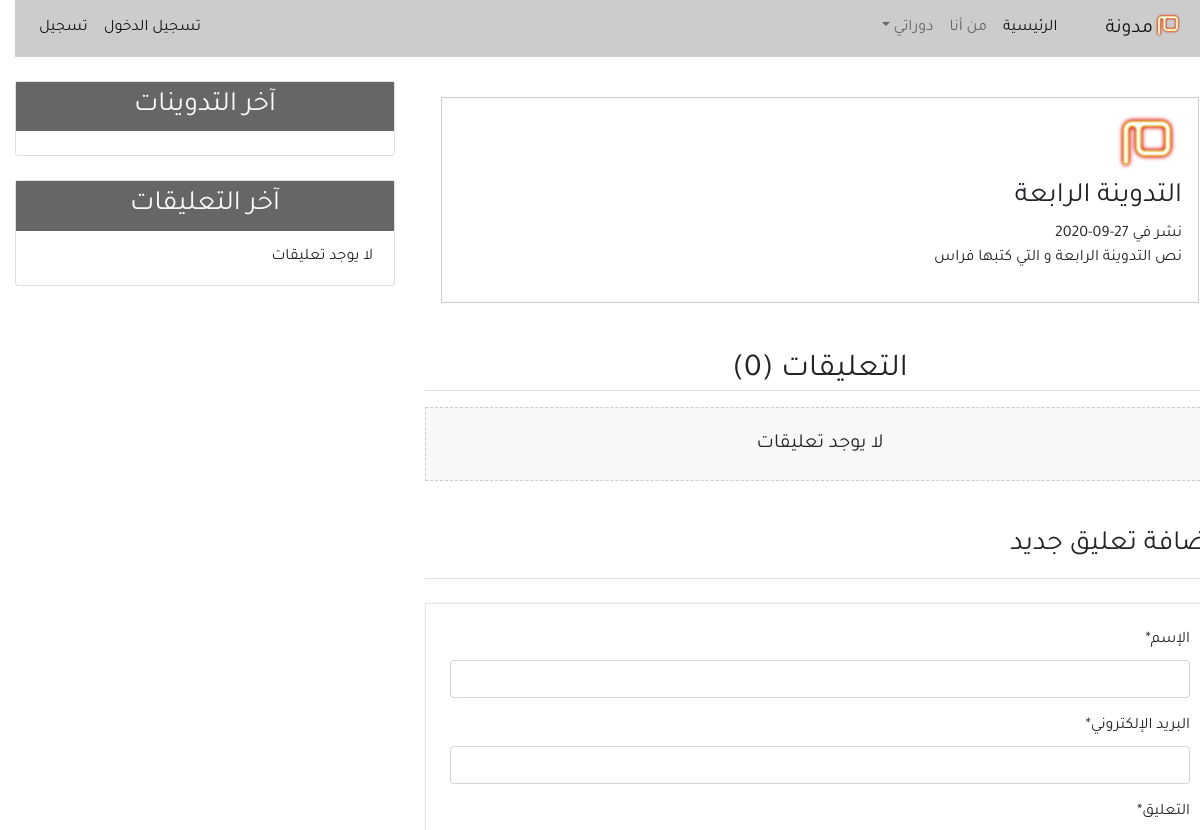
The page /detail/4/ (upper part) on the database as committed earlier.
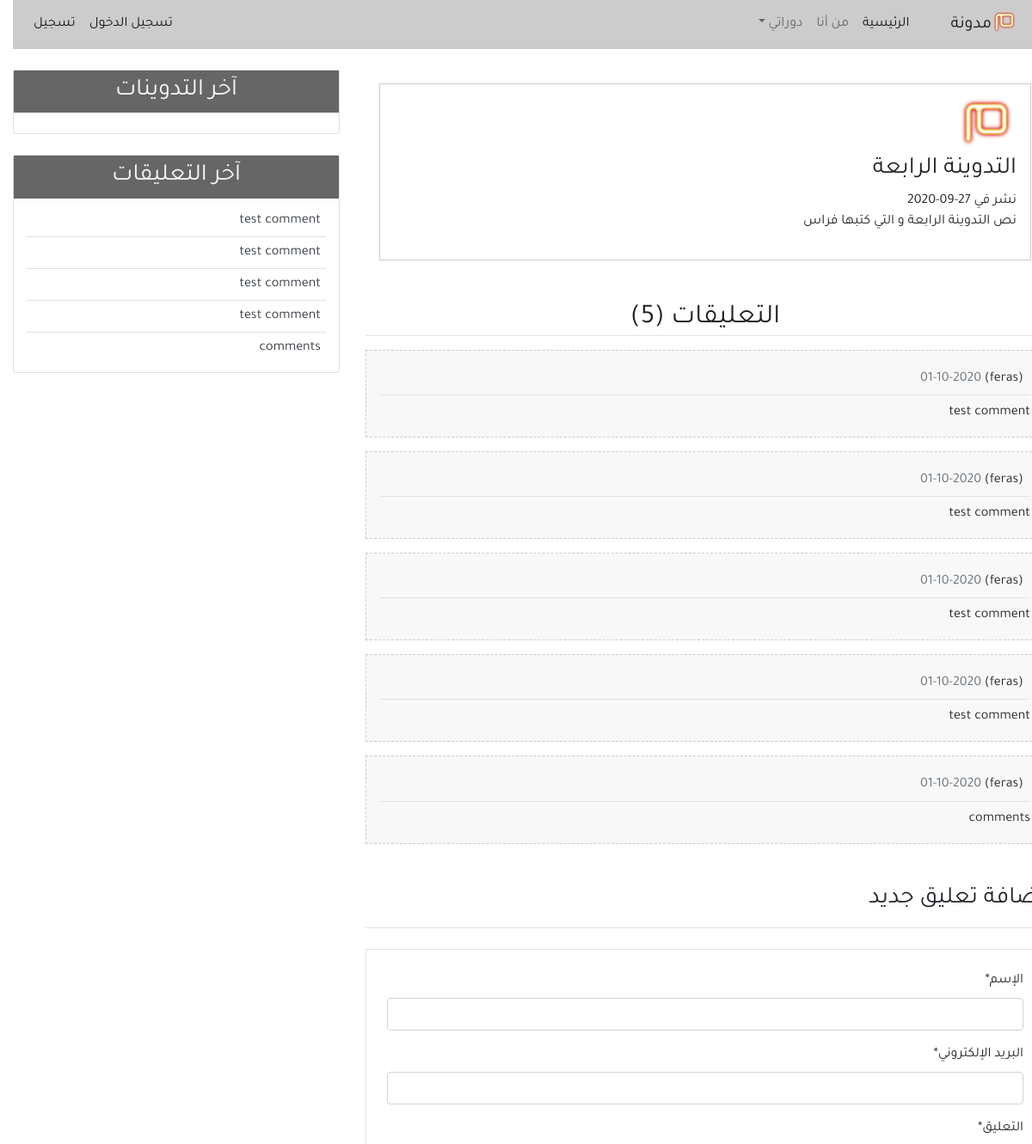
The same page on the database as committed later.
### blog/models.py (models this page shows, shortened)
class Comment(models.Model):
    name = models.CharField(max_length=50, verbose_name='الإسم')
    email = models.EmailField(verbose_name='البريد الإلكتروني')
    body = models.TextField(verbose_name='التعليق')
    comment_date = models.DateTimeField(auto_now_add=True)
    active = models.BooleanField(default=False)
    post = models.ForeignKey(Post, on_delete=models.CASCADE, related_name='comments')
    class Meta:
        ordering = ('-comment_date', )

### blog/views.py (the view, shortened to what this page needs)
# urls.py: path('detail/<int:post_id>/', views.post_detail, name='detail'),
def post_detail(request, post_id):
    post = get_object_or_404(Post, pk=post_id)
    comments = post.comments.filter(active=True)
    comment_form = NewComment()
    new_comment = None
    context = {
        'title': post.title,
        'post': post,
        'comments': comments,
        'comment_form': comment_form,
    }
    return render(request, 'blog/detail.html', context)

### blog/forms.py
class NewComment(forms.ModelForm):
    class Meta:
        model = Comment
        fields = ('name', 'email', 'body')

### blog/templates/blog/detail.html (shortened to what this page needs)
{% extends 'blog/base.html' %}
{% block content %}
{% load crispy_forms_tags %}
    <div class="post p-3 m-3">
        <img class="ing-fluid" width="70px" src="../../static/blog/images/mim-logo.png" alt="صورة الناشر">
        <h3>{{post.title}}</h3>
        <span>نشر في {{post.post_date | date:"d-m-Y"}}</span>
        <p>{{post.content}}</p>
    </div>
    <h2 class="border-bottom text-center mt-5 mb-3">التعليقات ({{comments.count}})</h2>
    {% if comments %}
        {% for comment in comments %}
            <div class="mb-3 p-3 comment">
                <h6 class="border-bottom p-2">
                    ({{comment.name}}) <span class="text-secondary">{{comment.comment_date|date:'d-m-Y'}}</span>
                </h6>
                <p class="mb-0">{{comment.body}}</p>
            </div>
        {% endfor %}
    {% else %}
        <div class="text-center mb-3 p-4 comment">
            <h5 class="mb-0">لا يوجد تعليقات</h5>
        </div>
    {% endif %}
    <h3 class="border-bottom pb-3 mb-3 mt-5">إضافة تعليق جديد</h3>
    <div class="border p-4 mb-5 mt-4">
        <form method="POST">
            {{comment_form|crispy}}
        </form>
    </div>
{% endblock content %}

### blog/templates/blog/latest_comment.html
<ul class="list-group-flush latest-comment">
    {% for comment in comments %}
        <li class="list-group-item latest-comment-item">
            <a href="{% url 'detail' comment.post.pk %}" class="text-dark">{{ comment.body}}</a>
        </li>
    {% empty %}
    <li class="list-group-item latest-comment-item">لا يوجد تعليقات</li>
    {% endfor %}
</ul>

Rows that differ between the two databases and show on the page:
added Comment: name "feras", comment_date "01-10-2020", body "test comment"
added Comment: name "feras", comment_date "01-10-2020", body "test comment"
added Comment: name "feras", comment_date "01-10-2020", body "test comment"
added Comment: name "feras", comment_date "01-10-2020", body "test comment"
added Comment: name "feras", comment_date "01-10-2020", body "comments"
Other text that changed with them:
{{ comments.count }}: "0" → "5"
text no longer shown: "لا يوجد تعليقات لا يوجد تعليقات"
